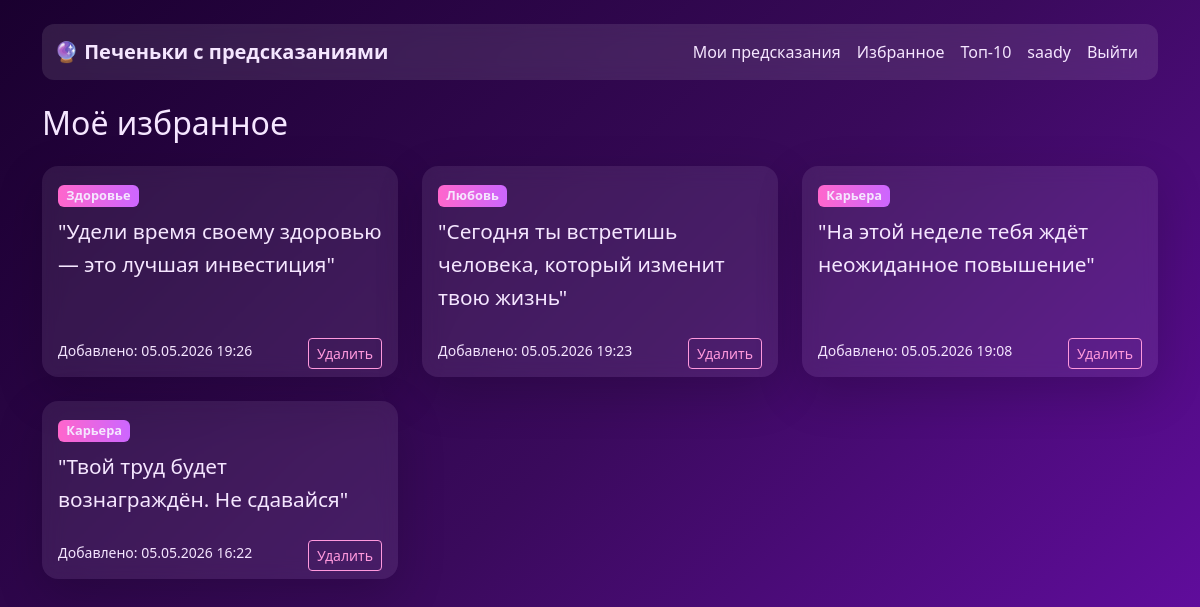
/favorites/ (signed in), run on the app's committed database.
### users/models.py (models this page shows)
class CustomUser(AbstractUser):
    pass

### predictions/models.py (models this page shows, shortened)
class FavoriteCookie(models.Model):
    user = models.ForeignKey(
        'users.CustomUser',
        on_delete=models.CASCADE,
        verbose_name="Пользователь"
    )
    cookie = models.ForeignKey(
        FortuneCookie,
        on_delete=models.CASCADE,
        verbose_name="Предсказание"
    )
    added_at = models.DateTimeField(auto_now_add=True, verbose_name="Добавлено")
    class Meta:
        unique_together = ['user', 'cookie']
        verbose_name = "Избранное предсказание"
        verbose_name_plural = "Избранные предсказания"

class FortuneCookie(models.Model):
    text = models.TextField(verbose_name="Текст предсказания")
    category = models.ForeignKey(
        'Category',
        on_delete=models.CASCADE,
        related_name='cookies',
        verbose_name="Категория"
    )
    created_by = models.ForeignKey(
        'users.CustomUser',
        on_delete=models.SET_NULL,
        null=True,
        blank=True,
        verbose_name="Создано пользователем"
    )
    is_active = models.BooleanField(default=True, verbose_name="Активно")
    created_at = models.DateTimeField(auto_now_add=True, verbose_name="Дата создания")
    usage_count = models.PositiveIntegerField(default=0, verbose_name="Количество использований")
    class Meta:
        verbose_name = "Печенье с предсказанием"
        verbose_name_plural = "Печеньки с предсказаниями"

class Category(models.Model):
    name = models.CharField(max_length=50, verbose_name="Название")
    description = models.TextField(blank=True, verbose_name="Описание")
    class Meta:
        verbose_name = "Категория"
        verbose_name_plural = "Категории"

### predictions/views.py (the view)
# urls.py: path('favorites/', views.favorites, name='favorites'),
@login_required
def favorites(request):
    favorite_list = FavoriteCookie.objects.filter(
        user=request.user
    ).select_related('cookie', 'cookie__category').order_by('-added_at')
    context = {
        'favorite_list': favorite_list,
    }
    return render(request, 'favorite.html', context)

### predictions/templates/favorite.html (shortened to what this page needs)
{% extends 'base.html' %}
{% block content %}
<div class="row">
    <div class="col-12">
        <h2 class="mb-4">Моё избранное</h2>
        {% if favorite_list %}
            <div class="row">
                {% for item in favorite_list %}
                <div class="col-md-6 col-lg-4 mb-4">
                    <div class="card h-100 shadow-lg">
                        <div class="card-body">
                            <span class="badge bg-primary mb-2">{{ item.cookie.category.name }}</span>
                            <p class="card-text prediction-text">
                                "{{ item.cookie.text }}"
                            </p>
                        </div>
                        <div class="card-footer bg-transparent border-0">
                            <small class="text-muted">
                                Добавлено: {{ item.added_at|date:"d.m.Y H:i" }}
                            </small>
                            <a href="{% url 'remove_from_favorites' item.cookie.id %}"
                               class="btn btn-sm btn-outline-danger float-end"
                               onclick="return confirm('Удалить из избранного?')">
                                Удалить
                            </a>
                        </div>
                    </div>
                </div>
                {% endfor %}
            </div>
        {% else %}
            <div class="alert alert-info">
                <h5>В избранном пока ничего нет</h5>
                <p>Получайте предсказания и добавляйте понравившиеся в избранное</p>
                <a href="{% url 'home' %}" class="btn btn-primary">Получить предсказание</a>
            </div>
        {% endif %}
    </div>
</div>
{% endblock %}

### templates/base.html (shortened to what this page needs)
<!DOCTYPE html>
<html lang="ru">
<head>
    <link href="https://cdn.jsdelivr.net/npm/bootstrap@5.3.2/dist/css/bootstrap.min.css" rel="stylesheet">
</head>
<body>
    <div class="container mt-4">
        <nav class="navbar navbar-expand-lg navbar-light bg-light mb-4">
            <div class="container">
               <a class="navbar-brand fw-bold" href="{% url 'home' %}">
                    🔮 Печеньки с предсказаниями
               </a>
                <div class="navbar-nav ms-auto">
                    {% if user.is_authenticated %}
                        <a class="nav-link" href="{% url 'my_predictions' %}">Мои предсказания</a>
                        <a class="nav-link" href="{% url 'favorites' %}">Избранное</a>
                        <a class="nav-link" href="{% url 'top_cookies' %}">Топ-10</a>
                        <a class="nav-link" href="{% url 'profile' %}">{{ user.username }}</a>
                        <form action="{% url 'logout' %}" method="post" style="display: inline;">
                            <button type="submit" class="btn btn-link nav-link"
                                    style="display: inline; background: none; border: none;">
                                Выйти
                            </button>
                        </form>
                    {% else %}
                        <a class="nav-link" href="{% url 'register' %}">Регистрация</a>
                        <a class="nav-link" href="{% url 'login' %}">Войти</a>
                    {% endif %}
                </div>
            </div>
        </nav>
        {% block content %}
        {% endblock %}
    </div>
</body>
</html>

### templates/base.html (style rules this page uses)
body { background: linear-gradient(135deg, #1a002f, #3a0a5c, #6a0dad); min-height: 100vh; color: #f5e6ff; }
.card { background: rgba(255, 255, 255, 0.08); backdrop-filter: blur(10px); border: none; border-radius: 16px; color: #fff; }
.navbar { background: rgba(255, 255, 255, 0.1) !important; backdrop-filter: blur(10px); border-radius: 12px; }
.navbar .nav-link, .navbar-brand { color: #f5e6ff !important; }
a { color: #ff99dd; }
.card { transition: 0.3s; }
.badge { font-size: 0.8rem; }
a { text-decoration: none; }
.btn { transition: all 0.3s ease; }
.prediction-text { font-size: 1.3rem; line-height: 1.6; color: #ffe6ff; }
body, p, span, div, small, strong, h1, h2, h3, h4, h5 { color: #f5e6ff; }
.text-muted { color: #d8b3ff !important; }
.btn-outline-primary, .btn-outline-danger, .btn-outline-secondary, .btn-outline-warning { color: #ff99dd; border: 1px solid #ff99dd; background: transparent; }
.card, .card p, .card span, .card small { color: #f5e6ff !important; }
.badge.bg-primary { background: linear-gradient(90deg, #ff66cc, #cc66ff) !important; }
.btn-outline-danger { color: #ff99dd !important; border-color: #ff99dd !important; }

### data on the page
CustomUser: username "saady"
FavoriteCookie: cookie.category.name "Здоровье", cookie.text "Удели время своему здоровью — это лучшая инвестиция", added_at "05.05.2026 19:26"
FavoriteCookie: cookie.category.name "Любовь", cookie.text "Сегодня ты встретишь человека, который изменит твою жизнь", added_at "05.05.2026 19:23"
FavoriteCookie: cookie.category.name "Карьера", cookie.text "На этой неделе тебя ждёт неожиданное повышение", added_at "05.05.2026 19:08"
FavoriteCookie: cookie.category.name "Карьера", cookie.text "Твой труд будет вознаграждён. Не сдавайся", added_at "05.05.2026 16:22"
